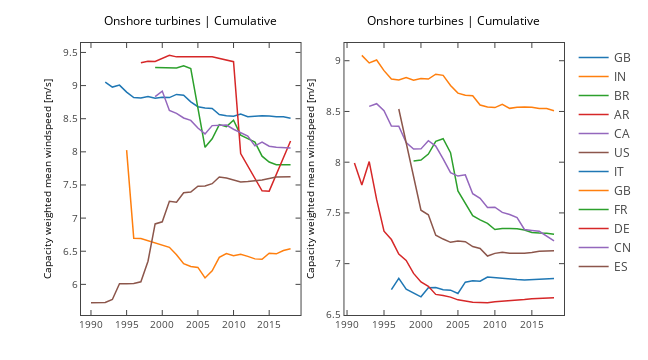

Notebook code cell kept with this figure:
### Markdown cell above
Default plots

### Code cell
countries = [{'BR', 'AR', 'GB', 'CA', 'US', 'IN'},
             {'FR', 'DE', 'CN', 'IT', 'ES', 'GB'}]

fig, ax = plt.subplots(1, 2, figsize=(9, 5))
for s in range(len(countries)):
    for c in countries[s]:
        x, y, z, w = projects(ons, c, offshore=False)
        ax[s].plot(x, z, label=c)

    ax[s].set_ylabel('Capacity weighted mean windspeed [m/s]')
    ax[s].set_title("Onshore turbines | Cumulative")

plotly_fig = tls.mpl_to_plotly(fig)
plotly_fig["layout"]["showlegend"] = True
plotly_fig["layout"]['hovermode'] = 'x'
iplot(plotly_fig, filename='ons4')

### Figure 1 — Plotly figure (JSON) as saved in the notebook; plotly's stock layout.template omitted (floating-point values rounded to 4 significant figures)
{"data": [{"line": {"color": "rgba (31, 119, 180, 1)", "dash": "solid", "width": 1.5}, "mode": "lines", "name": "GB", "type": "scatter", "uid": "16819d2e-cff3-11e8-a74a-b00594f12df5", "x": [1992, 1993, 1994, 1995, 1996, 1997, 1998, 1999, 2000, 2001, 2002, 2003, 2004, 2005, 2006, 2007, 2008, 2009, 2010, 2011, 2012, 2013, 2014, 2015, 2016, 2017, 2018], "xaxis": "x", "y": [9.053, 8.978, 9.007, 8.902, 8.819, 8.811, 8.834, 8.808, 8.825, 8.819, 8.867, 8.856, 8.755, 8.681, 8.66, 8.655, 8.564, 8.543, 8.538, 8.571, 8.531, 8.542, 8.544, 8.54, 8.529, 8.529, 8.507], "yaxis": "y"}, {"line": {"color": "rgba (255, 127, 14, 1)", "dash": "solid", "width": 1.5}, "mode": "lines", "name": "IN", "type": "scatter", "uid": "168323c0-cff3-11e8-a8bc-b00594f12df5", "x": [1995, 1996, 1997, 2000, 2001, 2002, 2003, 2004, 2005, 2006, 2007, 2008, 2009, 2010, 2011, 2012, 2013, 2014, 2015, 2016, 2017, 2018], "xaxis": "x", "y": [8.025, 6.694, 6.691, 6.591, 6.559, 6.447, 6.313, 6.271, 6.255, 6.097, 6.204, 6.408, 6.465, 6.433, 6.455, 6.422, 6.385, 6.377, 6.469, 6.461, 6.51, 6.538], "yaxis": "y"}, {"line": {"color": "rgba (44, 160, 44, 1)", "dash": "solid", "width": 1.5}, "mode": "lines", "name": "BR", "type": "scatter", "uid": "16848362-cff3-11e8-b844-b00594f12df5", "x": [1999, 2002, 2003, 2004, 2006, 2007, 2008, 2009, 2010, 2011, 2012, 2013, 2014, 2015, 2016, 2017, 2018], "xaxis": "x", "y": [9.273, 9.266, 9.3, 9.258, 8.068, 8.197, 8.411, 8.38, 8.477, 8.252, 8.199, 8.147, 7.934, 7.846, 7.807, 7.804, 7.806], "yaxis": "y"}, {"line": {"color": "rgba (214, 39, 40, 1)", "dash": "solid", "width": 1.5}, "mode": "lines", "name": "AR", "type": "scatter", "uid": "1686030a-cff3-11e8-9314-b00594f12df5", "x": [1997, 1998, 1999, 2001, 2002, 2007, 2010, 2011, 2014, 2015, 2018], "xaxis": "x", "y": [9.346, 9.365, 9.365, 9.456, 9.434, 9.433, 9.361, 7.975, 7.411, 7.407, 8.163], "yaxis": "y"}, {"line": {"color": "rgba (148, 103, 189, 1)", "dash": "solid", "width": 1.5}, "mode": "lines", "name": "CA", "type": "scatter", "uid": "16873b94-cff3-11e8-9163-b00594f12df5", "x": [1999, 2000, 2001, 2002, 2003, 2004, 2005, 2006, 2007, 2008, 2009, 2010, 2011, 2012, 2013, 2014, 2015, 2016, 2018], "xaxis": "x", "y": [8.834, 8.917, 8.623, 8.58, 8.511, 8.475, 8.359, 8.271, 8.396, 8.398, 8.404, 8.341, 8.286, 8.239, 8.09, 8.146, 8.084, 8.068, 8.058], "yaxis": "y"}, {"line": {"color": "rgba (140, 86, 75, 1)", "dash": "solid", "width": 1.5}, "mode": "lines", "name": "US", "type": "scatter", "uid": "1688c1fa-cff3-11e8-865a-b00594f12df5", "x": [1990, 1992, 1993, 1994, 1995, 1996, 1997, 1998, 1999, 2000, 2001, 2002, 2003, 2004, 2005, 2006, 2007, 2008, 2009, 2010, 2011, 2012, 2013, 2014, 2015, 2016, 2018], "xaxis": "x", "y": [5.724, 5.726, 5.772, 6.009, 6.009, 6.011, 6.038, 6.349, 6.911, 6.944, 7.252, 7.239, 7.382, 7.393, 7.482, 7.483, 7.519, 7.62, 7.604, 7.576, 7.546, 7.552, 7.559, 7.574, 7.597, 7.621, 7.626], "yaxis": "y"}, {"line": {"color": "rgba (31, 119, 180, 1)", "dash": "solid", "width": 1.5}, "mode": "lines", "name": "IT", "type": "scatter", "uid": "16903c1c-cff3-11e8-a98d-b00594f12df5", "x": [1996, 1997, 1998, 1999, 2000, 2001, 2002, 2003, 2004, 2005, 2006, 2007, 2008, 2009, 2010, 2011, 2012, 2013, 2014, 2015, 2016, 2018], "xaxis": "x2", "y": [6.743, 6.856, 6.749, 6.708, 6.673, 6.762, 6.766, 6.743, 6.739, 6.706, 6.818, 6.831, 6.827, 6.868, 6.861, 6.854, 6.846, 6.843, 6.84, 6.846, 6.846, 6.854], "yaxis": "y2"}, {"line": {"color": "rgba (255, 127, 14, 1)", "dash": "solid", "width": 1.5}, "mode": "lines", "name": "GB", "type": "scatter", "uid": "1692ad18-cff3-11e8-96ca-b00594f12df5", "x": [1992, 1993, 1994, 1995, 1996, 1997, 1998, 1999, 2000, 2001, 2002, 2003, 2004, 2005, 2006, 2007, 2008, 2009, 2010, 2011, 2012, 2013, 2014, 2015, 2016, 2017, 2018], "xaxis": "x2", "y": [9.053, 8.978, 9.007, 8.902, 8.819, 8.811, 8.834, 8.808, 8.825, 8.819, 8.867, 8.856, 8.755, 8.681, 8.66, 8.655, 8.564, 8.543, 8.538, 8.571, 8.531, 8.542, 8.544, 8.54, 8.529, 8.529, 8.507], "yaxis": "y2"}, {"line": {"color": "rgba (44, 160, 44, 1)", "dash": "solid", "width": 1.5}, "mode": "lines", "name": "FR", "type": "scatter", "uid": "169481c6-cff3-11e8-a346-b00594f12df5", "x": [1999, 2000, 2001, 2002, 2003, 2004, 2005, 2006, 2007, 2008, 2009, 2010, 2011, 2012, 2013, 2014, 2015, 2016, 2017, 2018], "xaxis": "x2", "y": [8.011, 8.021, 8.08, 8.205, 8.231, 8.093, 7.717, 7.59, 7.472, 7.431, 7.396, 7.337, 7.347, 7.348, 7.343, 7.331, 7.307, 7.303, 7.3, 7.29], "yaxis": "y2"}, {"line": {"color": "rgba (214, 39, 40, 1)", "dash": "solid", "width": 1.5}, "mode": "lines", "name": "DE", "type": "scatter", "uid": "1696f2f4-cff3-11e8-98e6-b00594f12df5", "x": [1991, 1992, 1993, 1994, 1995, 1996, 1997, 1998, 1999, 2000, 2001, 2002, 2003, 2004, 2005, 2006, 2007, 2008, 2009, 2010, 2011, 2012, 2013, 2014, 2015, 2016, 2017, 2018], "xaxis": "x2", "y": [7.993, 7.776, 8.006, 7.633, 7.319, 7.238, 7.095, 7.031, 6.904, 6.82, 6.777, 6.697, 6.686, 6.67, 6.643, 6.629, 6.621, 6.618, 6.616, 6.625, 6.63, 6.631, 6.639, 6.647, 6.655, 6.658, 6.658, 6.665], "yaxis": "y2"}, {"line": {"color": "rgba (148, 103, 189, 1)", "dash": "solid", "width": 1.5}, "mode": "lines", "name": "CN", "type": "scatter", "uid": "1698eeb4-cff3-11e8-b1d1-b00594f12df5", "x": [1993, 1994, 1995, 1996, 1997, 1998, 1999, 2000, 2001, 2002, 2003, 2004, 2005, 2006, 2007, 2008, 2009, 2010, 2011, 2012, 2013, 2014, 2015, 2016, 2018], "xaxis": "x2", "y": [8.55, 8.576, 8.508, 8.357, 8.355, 8.194, 8.129, 8.131, 8.212, 8.158, 8.032, 7.897, 7.863, 7.875, 7.69, 7.643, 7.553, 7.557, 7.505, 7.485, 7.454, 7.337, 7.327, 7.319, 7.224], "yaxis": "y2"}, {"line": {"color": "rgba (140, 86, 75, 1)", "dash": "solid", "width": 1.5}, "mode": "lines", "name": "ES", "type": "scatter", "uid": "169a754a-cff3-11e8-b693-b00594f12df5", "x": [1997, 1998, 1999, 2000, 2001, 2002, 2003, 2004, 2005, 2006, 2007, 2008, 2009, 2010, 2011, 2012, 2014, 2015, 2016, 2018], "xaxis": "x2", "y": [8.524, 8.196, 7.867, 7.527, 7.482, 7.28, 7.242, 7.21, 7.223, 7.217, 7.168, 7.15, 7.075, 7.101, 7.113, 7.102, 7.104, 7.109, 7.123, 7.127], "yaxis": "y2"}], "layout": {"annotations": [{"font": {"color": "#000000", "size": 12}, "showarrow": false, "text": "Onshore turbines | Cumulative", "x": 0.2269, "xanchor": "center", "xref": "paper", "y": 1.043, "yanchor": "bottom", "yref": "paper"}, {"font": {"color": "#000000", "size": 12}, "showarrow": false, "text": "Onshore turbines | Cumulative", "x": 0.7715, "xanchor": "center", "xref": "paper", "y": 1.043, "yanchor": "bottom", "yref": "paper"}], "autosize": false, "height": 360, "hovermode": "x", "margin": {"b": 45, "l": 81, "pad": 0, "r": 64, "t": 43}, "showlegend": true, "width": 648, "xaxis": {"anchor": "y", "domain": [0, 0.4545], "mirror": "ticks", "nticks": 8, "range": [1989.0, 2019.0], "showgrid": false, "showline": true, "side": "bottom", "tickfont": {"size": 10}, "ticks": "inside", "type": "linear", "zeroline": false}, "xaxis2": {"anchor": "y2", "domain": [0.5455, 1], "mirror": "ticks", "nticks": 8, "range": [1990.0, 2019.0], "showgrid": false, "showline": true, "side": "bottom", "tickfont": {"size": 10}, "ticks": "inside", "type": "linear", "zeroline": false}, "yaxis": {"anchor": "x", "domain": [0, 1], "mirror": "ticks", "nticks": 10, "range": [5.537, 9.643], "showgrid": false, "showline": true, "side": "left", "tickfont": {"size": 10}, "ticks": "inside", "title": "Capacity weighted mean windspeed [m/s]", "titlefont": {"color": "#000000", "size": 10}, "type": "linear", "zeroline": false}, "yaxis2": {"anchor": "x2", "domain": [0, 1], "mirror": "ticks", "nticks": 8, "range": [6.494, 9.175], "showgrid": false, "showline": true, "side": "left", "tickfont": {"size": 10}, "ticks": "inside", "title": "Capacity weighted mean windspeed [m/s]", "titlefont": {"color": "#000000", "size": 10}, "type": "linear", "zeroline": false}}}
